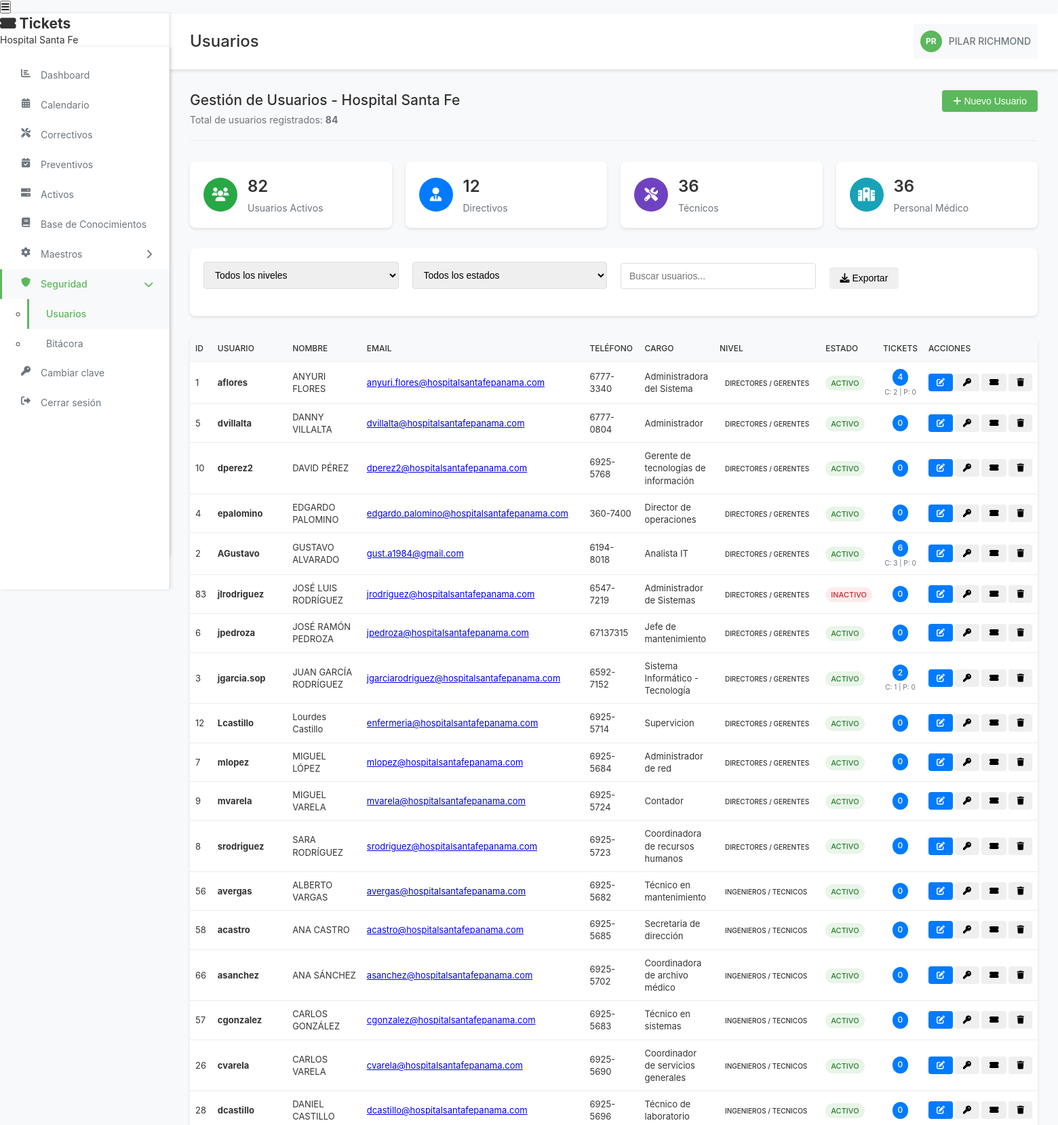
The app's page /views/usuarios.php (signed in, upper part) with its own data.
### tables this page shows
CREATE TABLE `usuarios` (
  `id` int(11) NOT NULL,
  `usuario` varchar(50) NOT NULL,
  `nombre` varchar(100) NOT NULL,
  `email` varchar(200) NOT NULL,
  `telefono` varchar(50) DEFAULT NULL,
  `cargo` varchar(100) DEFAULT NULL,
  `nivel` enum('Cliente SYM','Clientes CEMI','Ingenieros / Tecnicos','Directores / Gerentes') DEFAULT 'Cliente SYM',
  `estado` enum('Activo','Inactivo') DEFAULT 'Activo',
  `password` varchar(255) NOT NULL,
  `fecha_creacion` timestamp NOT NULL DEFAULT current_timestamp(),
  `fecha_actualizacion` timestamp NOT NULL DEFAULT current_timestamp() ON UPDATE current_timestamp()
);

### views/usuarios.php (the view, shortened to what this page needs)
<?php
require_once '../includes/conexion.php';
$page_title = 'Usuarios';
$stmt = $pdo->query("
    SELECT
        u.*,
        (SELECT COUNT(*) FROM correctivos WHERE asignado_a = u.id) as correctivos_asignados,
        (SELECT COUNT(*) FROM preventivos WHERE asignado_a = u.id) as preventivos_asignados,
        (SELECT COUNT(*) FROM correctivos WHERE responsable = u.id) as correctivos_responsable,
        (SELECT COUNT(*) FROM preventivos WHERE responsable = u.id) as preventivos_responsable
    FROM usuarios u
    ORDER BY u.nivel DESC, u.nombre ASC
");
$usuarios = $stmt->fetchAll(PDO::FETCH_ASSOC);
include '../includes/header.php';
?>
<div class="page-content">
    <div class="usuarios-container">
        <div class="section-header">
            <div class="header-info">
                <h2>Gestión de Usuarios - Hospital Santa Fe</h2>
                <p>Total de usuarios registrados: <strong><?php echo count($usuarios); ?></strong></p>
            </div>
            <button class="btn btn-success" onclick="nuevoUsuario()">
                <i class="fas fa-plus"></i> Nuevo Usuario
            </button>
        </div>
        <div class="stats-cards">
            <div class="stat-card">
                <div class="stat-icon activos">
                    <i class="fas fa-users"></i>
                </div>
                <div class="stat-info">
                    <h3><?php echo count(array_filter($usuarios, fn($u) => $u['estado'] === 'Activo')); ?></h3>
                    <p>Usuarios Activos</p>
                </div>
            </div>
            <div class="stat-card">
                <div class="stat-icon directivos">
                    <i class="fas fa-user-tie"></i>
                </div>
                <div class="stat-info">
                    <h3><?php echo count(array_filter($usuarios, fn($u) => $u['nivel'] === 'Directores / Gerentes')); ?></h3>
                    <p>Directivos</p>
                </div>
            </div>
            <div class="stat-card">
                <div class="stat-icon tecnicos">
                    <i class="fas fa-tools"></i>
                </div>
                <div class="stat-info">
                    <h3><?php echo count(array_filter($usuarios, fn($u) => $u['nivel'] === 'Ingenieros / Tecnicos')); ?></h3>
                    <p>Técnicos</p>
                </div>
            </div>
            <div class="stat-card">
                <div class="stat-icon clientes">
                    <i class="fas fa-hospital"></i>
                </div>
                <div class="stat-info">
                    <h3><?php echo count(array_filter($usuarios, fn($u) => in_array($u['nivel'], ['Cliente SYM', 'Clientes CEMI']))); ?></h3>
                    <p>Personal Médico</p>
                </div>
            </div>
        </div>
        <div class="filtros-section">
            <div class="filtros-row">
                <div class="form-group">
                    <select id="filtroNivel" onchange="filtrarUsuarios()">
                        <option value="">Todos los niveles</option>
                    </select>
                </div>
                <div class="form-group">
                    <select id="filtroEstado" onchange="filtrarUsuarios()">
                        <option value="">Todos los estados</option>
                    </select>
                </div>
                <div class="form-group">
                    <input type="text" id="busquedaUsuario" placeholder="Buscar usuarios..."
                           onkeyup="filtrarUsuarios()">
                </div>
                <div class="form-group">
                    <button class="btn btn-info" onclick="exportarUsuarios()">
                        <i class="fas fa-download"></i> Exportar
                    </button>
                </div>
            </div>
        </div>
        <div class="table-container">
            <table class="usuarios-table" id="tablaUsuarios">
                <thead>
                    <tr>
                        <th>ID</th>
                        <th>Usuario</th>
                        <th>Nombre</th>
                        <th>Email</th>
                        <th>Teléfono</th>
                        <th>Cargo</th>
                        <th>Nivel</th>
                        <th>Estado</th>
                        <th>Tickets</th>
                        <th>Acciones</th>
                    </tr>
                </thead>
                <tbody>
                    <?php foreach ($usuarios as $usuario): ?>
                    <?php
                    $total_tickets = $usuario['correctivos_asignados'] + $usuario['preventivos_asignados'] +
                                    $usuario['correctivos_responsable'] + $usuario['preventivos_responsable'];
                    ?>
                    <tr data-nivel="<?php echo $usuario['nivel']; ?>" data-estado="<?php echo $usuario['estado']; ?>">
                        <td><?php echo $usuario['id']; ?></td>
                        <td><strong><?php echo htmlspecialchars($usuario['usuario']); ?></strong></td>
                        <td><?php echo htmlspecialchars($usuario['nombre']); ?></td>
                        <td>
                            <a href="mailto:<?php echo htmlspecialchars($usuario['email']); ?>">
                                <?php echo htmlspecialchars($usuario['email']); ?>
                            </a>
                        </td>
                        <td><?php echo htmlspecialchars($usuario['telefono'] ?? '-'); ?></td>
                        <td><?php echo htmlspecialchars($usuario['cargo'] ?? '-'); ?></td>
                        <td>
                            <span class="nivel-badge nivel-<?php echo str_replace(['/', ' '], ['', '-'], strtolower($usuario['nivel'])); ?>">
                                <?php echo $usuario['nivel']; ?>
                            </span>
                        </td>
                        <td>
                            <span class="status-badge status-<?php echo strtolower($usuario['estado']); ?>">
                                <?php echo $usuario['estado']; ?>
                            </span>
                        </td>
                        <td>
                            <div class="tickets-count">
                                <span class="badge-count" title="Total de tickets asignados y como responsable">
                                    <?php echo $total_tickets; ?>
                                </span>
                                <?php if ($total_tickets > 0): ?>
                                <div class="tickets-detail">
                                    C: <?php echo $usuario['correctivos_asignados']; ?> |
                                    P: <?php echo $usuario['preventivos_asignados']; ?>
                                </div>
                                <?php endif; ?>
                            </div>
                        </td>
                        <td>
                            <div class="acciones-grupo">
                                <button class="btn btn-sm btn-primary" onclick="editarUsuario(<?php echo $usuario['id']; ?>)" title="Editar">
                                    <i class="fas fa-edit"></i>
                                </button>
                                <button class="btn btn-sm btn-warning" onclick="cambiarPassword(<?php echo $usuario['id']; ?>)" title="Cambiar contraseña">
                                    <i class="fas fa-key"></i>
                                </button>
                                <button class="btn btn-sm btn-info" onclick="verTickets(<?php echo $usuario['id']; ?>)" title="Ver tickets">
                                    <i class="fas fa-ticket-alt"></i>
                                </button>
                                <?php if ($usuario['id'] != $_SESSION['usuario_id']): ?>
                                <button class="btn btn-sm btn-danger" onclick="eliminarUsuario(<?php echo $usuario['id']; ?>)" title="Eliminar">
                                    <i class="fas fa-trash"></i>
                                </button>
                                <?php endif; ?>
                            </div>
                        </td>
                    </tr>
                    <?php endforeach; ?>
                </tbody>
            </table>
        </div>
    </div>
</div>
<?php include '../includes/footer.php'; ?>

### includes/header.php (shortened to what this page needs)
<?php
$stmt = $pdo->prepare("SELECT nombre, usuario FROM usuarios WHERE id = ?");
$stmt->execute([$_SESSION['usuario_id']]);
$usuario_actual = $stmt->fetch(PDO::FETCH_ASSOC);
$nombres = explode(' ', $usuario_actual['nombre']);
$iniciales = '';
foreach ($nombres as $nombre) {
    if (!empty($nombre)) {
        $iniciales .= strtoupper(substr($nombre, 0, 1));
    }
}
?>
<!DOCTYPE html>
<html lang="es">
<head>
    <link rel="stylesheet" href="../assets/css/estilos.css">
    <link rel="stylesheet" href="https://cdnjs.cloudflare.com/ajax/libs/font-awesome/6.0.0/css/all.min.css">
</head>
<body>
    <button class="mobile-menu-btn" onclick="toggleMobileSidebar()">
        <i class="fas fa-bars"></i>
    </button>
    <div class="main-wrapper">
        <div class="sidebar" id="sidebar">
            <div class="sidebar-header">
                <h2><i class="fas fa-ticket-alt"></i> Tickets</h2>
                <p>Hospital Santa Fe</p>
            </div>
            <?php include 'sidebar.php'; ?>
        </div>
        <div class="main-content">
            <div class="header">
                <h1 class="page-title"><?php echo isset($page_title) ? $page_title : 'Dashboard'; ?></h1>
                <div class="user-info">
                    <div class="user-avatar"><?php echo $iniciales; ?></div>
                    <span><?php echo htmlspecialchars($usuario_actual['nombre']); ?></span>
                </div>
            </div>
            <div class="content-area">

### assets/css/estilos.css (style rules this page uses)
* { margin: 0; padding: 0; box-sizing: border-box; }
body { font-family: -apple-system, BlinkMacSystemFont, 'Segoe UI', Roboto, 'Helvetica Neue', Arial, sans-serif; background-color: #f8f9fa; color: #333; font-size: 14px; line-height: 1.4; }
.main-wrapper { display: flex; min-height: 100vh; }
.sidebar { width: 250px; background-color: #ffffff; border-right: 1px solid #e9ecef; padding: 0; position: fixed; height: 100vh; overflow-y: auto; z-index: 1000; box-shadow: 2px 0 5px rgba(0,0,0,0.1); }
.main-content { flex: 1; margin-left: 250px; padding: 0; background-color: #f8f9fa; }
.header { background-color: #ffffff; padding: 15px 30px; border-bottom: 1px solid #e9ecef; display: flex; justify-content: space-between; align-items: center; box-shadow: 0 2px 4px rgba(0,0,0,0.1); }
.page-title { font-size: 24px; font-weight: 500; color: #333; margin: 0; }
.user-info { display: flex; align-items: center; color: #6c757d; font-size: 14px; }
.user-avatar { width: 32px; height: 32px; background-color: #5cb85c; border-radius: 50%; display: flex; align-items: center; justify-content: center; color: white; font-weight: bold; margin-right: 10px; font-size: 12px; }
.btn { padding: 8px 16px; border: none; border-radius: 4px; cursor: pointer; font-size: 14px; text-decoration: none; display: inline-block; transition: all 0.3s ease; font-weight: 500; }
.btn-success { background-color: #5cb85c; color: white; }
.btn-primary { background-color: #007bff; color: white; }
.btn-sm { padding: 6px 12px; font-size: 12px; }
.page-content { padding: 30px; }
.status-badge { padding: 4px 8px; border-radius: 12px; font-size: 12px; font-weight: 500; text-transform: uppercase; }
.table-container { background-color: #ffffff; border-radius: 8px; box-shadow: 0 2px 4px rgba(0,0,0,0.1); overflow: hidden; }
table { width: 100%; border-collapse: collapse; font-size: 14px; }
thead th { background-color: #f8f9fa; padding: 12px 15px; text-align: left; font-weight: 500; color: #333; border-bottom: 1px solid #dee2e6; font-size: 13px; text-transform: uppercase; }
tbody td { padding: 12px 15px; border-bottom: 1px solid #f8f9fa; vertical-align: middle; }
.form-group { margin-bottom: 20px; }
.form-group input, .form-group select, .form-group textarea { width: 100%; padding: 10px 12px; border: 1px solid #ddd; border-radius: 4px; font-size: 14px; transition: border-color 0.3s ease; }

### records on screen
usuarios: nombre "PILAR RICHMOND"
usuarios: id "1", usuario "aflores", nombre "ANYURI FLORES", email "anyuri.flores@hospitalsantafepanama.com", telefono "6777-3340", cargo "Administradora del Sistema", nivel "DIRECTORES / GERENTES", estado "ACTIVO", total_tickets "4", correctivos_asignados "2", preventivos_asignados "0"
usuarios: id "5", usuario "dvillalta", nombre "DANNY VILLALTA", email "dvillalta@hospitalsantafepanama.com", telefono "6777-0804", cargo "Administrador", nivel "DIRECTORES / GERENTES", estado "ACTIVO", total_tickets "0"
usuarios: id "10", usuario "dperez2", nombre "DAVID PÉREZ", email "dperez2@hospitalsantafepanama.com", telefono "6925-5768", cargo "Gerente de tecnologías de información", nivel "DIRECTORES / GERENTES", estado "ACTIVO", total_tickets "0"
usuarios: id "4", usuario "epalomino", nombre "EDGARDO PALOMINO", email "edgardo.palomino@hospitalsantafepanama.com", telefono "360-7400", cargo "Director de operaciones", nivel "DIRECTORES / GERENTES", estado "ACTIVO", total_tickets "0"
usuarios: id "2", usuario "AGustavo", nombre "GUSTAVO ALVARADO", email "gust.a1984@gmail.com", telefono "6194-8018", cargo "Analista IT", nivel "DIRECTORES / GERENTES", estado "ACTIVO", total_tickets "6", correctivos_asignados "3", preventivos_asignados "0"
usuarios: id "83", usuario "jlrodriguez", nombre "JOSÉ LUIS RODRÍGUEZ", email "jrodriguez@hospitalsantafepanama.com", telefono "6547-7219", cargo "Administrador de Sistemas", nivel "DIRECTORES / GERENTES", estado "INACTIVO", total_tickets "0"
usuarios: id "6", usuario "jpedroza", nombre "JOSÉ RAMÓN PEDROZA", email "jpedroza@hospitalsantafepanama.com", telefono "67137315", cargo "Jefe de mantenimiento", nivel "DIRECTORES / GERENTES", estado "ACTIVO", total_tickets "0"
usuarios: id "3", usuario "jgarcia.sop", nombre "JUAN GARCÍA RODRÍGUEZ", email "jgarciarodriguez@hospitalsantafepanama.com", telefono "6592-7152", cargo "Sistema Informático - Tecnología", nivel "DIRECTORES / GERENTES", estado "ACTIVO", total_tickets "2", correctivos_asignados "1", preventivos_asignados "0"
usuarios: id "12", usuario "Lcastillo", nombre "Lourdes Castillo", email "enfermeria@hospitalsantafepanama.com", telefono "6925-5714", cargo "Supervicion", nivel "DIRECTORES / GERENTES", estado "ACTIVO", total_tickets "0"
usuarios: id "7", usuario "mlopez", nombre "MIGUEL LÓPEZ", email "mlopez@hospitalsantafepanama.com", telefono "6925-5684", cargo "Administrador de red", nivel "DIRECTORES / GERENTES", estado "ACTIVO", total_tickets "0"
usuarios: id "9", usuario "mvarela", nombre "MIGUEL VARELA", email "mvarela@hospitalsantafepanama.com", telefono "6925-5724", cargo "Contador", nivel "DIRECTORES / GERENTES", estado "ACTIVO", total_tickets "0"
usuarios: id "8", usuario "srodriguez", nombre "SARA RODRÍGUEZ", email "srodriguez@hospitalsantafepanama.com", telefono "6925-5723", cargo "Coordinadora de recursos humanos", nivel "DIRECTORES / GERENTES", estado "ACTIVO", total_tickets "0"
usuarios: id "56", usuario "avergas", nombre "ALBERTO VARGAS", email "avergas@hospitalsantafepanama.com", telefono "6925-5682", cargo "Técnico en mantenimiento", nivel "INGENIEROS / TECNICOS", estado "ACTIVO", total_tickets "0"
usuarios: id "58", usuario "acastro", nombre "ANA CASTRO", email "acastro@hospitalsantafepanama.com", telefono "6925-5685", cargo "Secretaria de dirección", nivel "INGENIEROS / TECNICOS", estado "ACTIVO", total_tickets "0"
usuarios: id "66", usuario "asanchez", nombre "ANA SÁNCHEZ", email "asanchez@hospitalsantafepanama.com", telefono "6925-5702", cargo "Coordinadora de archivo médico", nivel "INGENIEROS / TECNICOS", estado "ACTIVO", total_tickets "0"
usuarios: id "57", usuario "cgonzalez", nombre "CARLOS GONZÁLEZ", email "cgonzalez@hospitalsantafepanama.com", telefono "6925-5683", cargo "Técnico en sistemas", nivel "INGENIEROS / TECNICOS", estado "ACTIVO", total_tickets "0"
usuarios: id "26", usuario "cvarela", nombre "CARLOS VARELA", email "cvarela@hospitalsantafepanama.com", telefono "6925-5690", cargo "Coordinador de servicios generales", nivel "INGENIEROS / TECNICOS", estado "ACTIVO", total_tickets "0"
usuarios: id "28", usuario "dcastillo", nombre "DANIEL CASTILLO", email "dcastillo@hospitalsantafepanama.com", telefono "6925-5696", cargo "Técnico de laboratorio", nivel "INGENIEROS / TECNICOS", estado "ACTIVO", total_tickets "0"

### other values on screen
$page_title "Usuarios"
$iniciales "PR"
count($usuarios) "84"
count(array_filter($usuarios, fn($u) => $u['estado'] === 'Activo')) "82"
